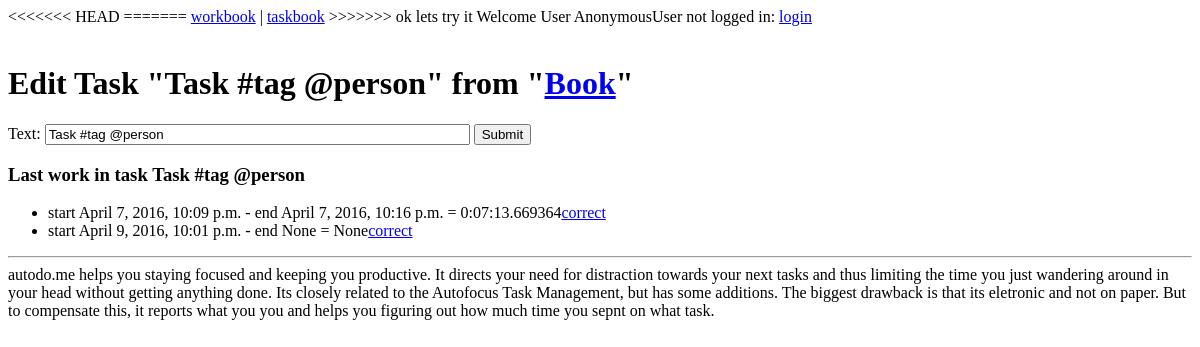
The app's page /todos/edittask/1, older data.
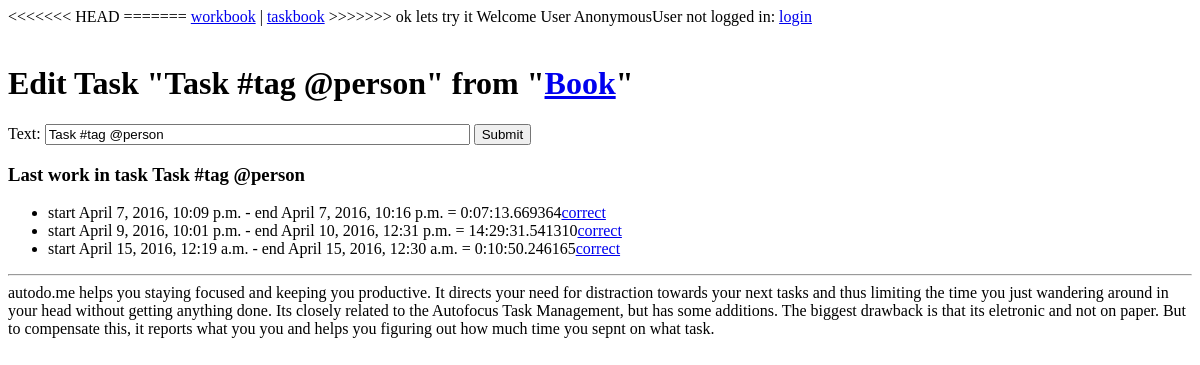
The same page, newer data.
### todos/models.py (models this page shows, shortened)
class Line(models.Model):
    task = models.ForeignKey(Task)
    passed_on = models.BooleanField(default=False)
    created = models.DateTimeField(auto_now_add=True)
    book = models.ForeignKey(Book)
    start = models.DateTimeField(null=True, blank=True)
    end = models.DateTimeField(null=True, blank=True)
    duration = models.DurationField(null=True, blank=True)
    objects = LineManager()
    class Meta:
        ordering = ('-created',)

### todos/views.py (the view)
# urls.py: url(r'edittask/(?P<task_id>\d+)$', views.edittask),
def edittask(request, task_id=None):
    try:
        task = Task.objects.get(id=int(task_id))
        lines = task.line_set.exclude(start=None).reverse()
    except Task.DoesNotExist:  # @UndefinedVariable
        log.warn("task with id %s does not exist" % (task_id,))
        return HttpResponseRedirect(reverse(workbook, kwargs={'book_id': task.book.id}))
    if request.method == 'POST':
        editform = TaskForm(request.POST, instance=task)
        if editform.is_valid():
            editform.save()
            log.debug("task %s successfully saved" % (task,))
            messages.info(request, "task edited")
            return HttpResponseRedirect(reverse(workbook, kwargs={'book_id': task.book.id}))
    else:
        editform = TaskForm(instance=task)
    return render_to_response(request, 'edittask.html', {'editform': editform, 'task': task, 'lines': lines})

### todos/forms.py
class TaskForm(forms.ModelForm):
    text = forms.CharField(widget=TextInput(attrs={'size':50}))
    class Meta:
        model = Task
        fields = ['text',]

### todos/managers.py (called while the page is built)
    def get_queryset(self):
        return super(TaskManager, self).get_queryset().annotate(
            duration_a=Sum('line__duration'),
            count_a=Count('line')
        )

### todos/models.py (called while the page is built)
    def __str__(self):
        return self.name

    def __str__(self):
        return self.text

### todos/views.py (called while the page is built)
def render_to_response(request, template, context):
    return base_render_to_response(template, context, context_instance=RequestContext(request))

### _archive/todos/templates/edittask.html (shortened to what this page needs)
{% extends "base.html" %}
{% block content %}
{{ block.super }}
<h1>Edit Task "{{ task }}" from "<a href="{% url todos.views.workbook book_id=task.book.id %}">{{ task.book }}</a>"</h1>
<form method="post" action="{% url todos.views.edittask task_id=task.id %}">
{{ editform }} <input type="submit" />
</form>
<h3>Last work in task {{task}} </h3>
<ul>
{% for line in lines %}
<li>start {{ line.start }} - end {{ line.end }} = {{ line.duration }}<a href="{% url todos.views.editline line_id=line.id %}">correct</a></li>
{% endfor %}
</ul>
{% endblock content %}

Row changes from the older to the newer data that the page shows:
changed Line: end "None" → "April 10, 2016, 12:31 p.m."; duration "None" → "14:29:31.541310"
added Line: start "April 15, 2016, 12:19 a.m.", end "April 15, 2016, 12:30 a.m.", duration "0:10:50.246165"
